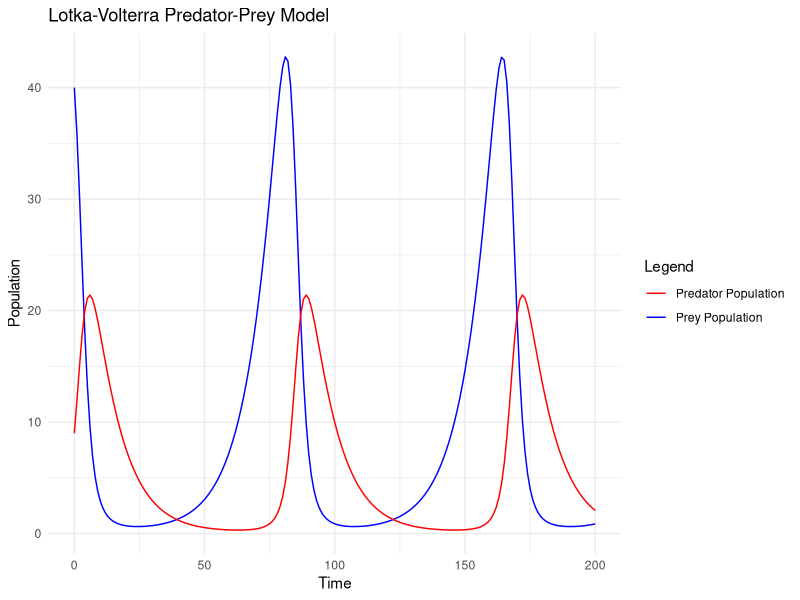

Here is the R script that generated this plot:
# Install and load the deSolve package
if (!requireNamespace("deSolve", quietly = TRUE)) {
  install.packages("deSolve")
}
library(deSolve)
install.packages("ggplot2")
# Define the Lotka-Volterra model
lotka_volterra <- function(t, state, parameters) {
  with(as.list(c(state, parameters)), {
    dx <- alpha * x - beta * x * y
    dy <- delta * x * y - gamma * y
    list(c(dx, dy))
  })
}

# Initial conditions
state <- c(x = 40, y = 9)  # Initial populations of prey and predators

# Parameters
parameters <- c(alpha = 0.1, beta = 0.02, delta = 0.01, gamma = 0.1)

# Time sequence for simulation
times <- seq(0, 200, by = 1)

# Solve the ODE
output <- ode(y = state, times = times, func = lotka_volterra, parms = parameters)

# Convert output to a data frame
output <- as.data.frame(output)

# Plot the results
library(ggplot2)
ggplot(output, aes(x = time)) +
  geom_line(aes(y = x, color = "Prey Population")) +
  geom_line(aes(y = y, color = "Predator Population")) +
  labs(
    title = "Lotka-Volterra Predator-Prey Model",
    x = "Time",
    y = "Population"
  ) +
  scale_color_manual(name = "Legend", values = c("Prey Population" = "blue", "Predator Population" = "red")) +
  theme_minimal()
